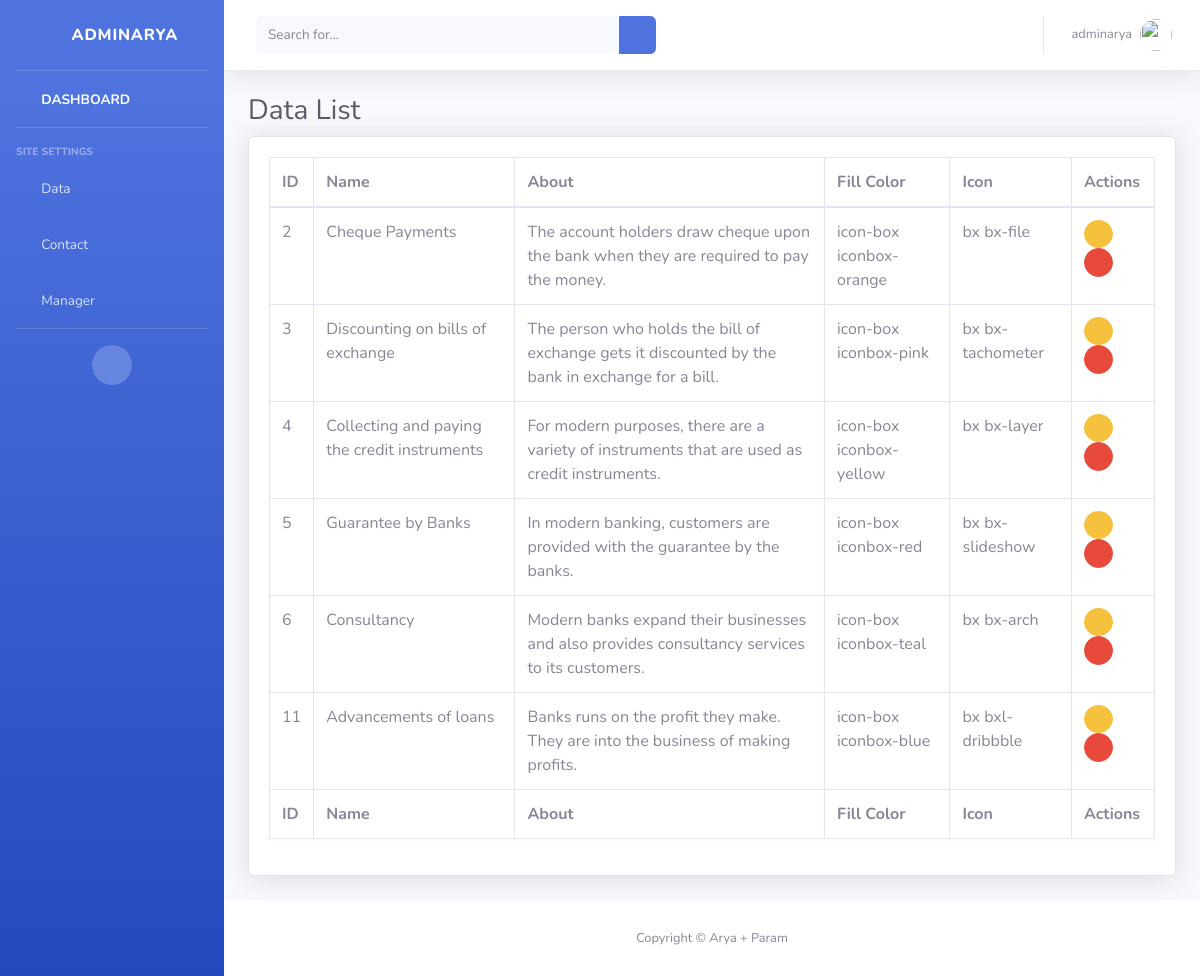
The page /panel/data/list (signed in) on the database its author committed.
### data/models.py (models this page shows, shortened)
class Data(models.Model):
	name = models.CharField(max_length=30)
	about = models.TextField(default='-')
	fill = models.CharField(max_length=30, default='-')
	icon = models.CharField(max_length=50, default='-')

### data/views.py (the view)
# urls.py: url(r'^panel/data/list', views.data_list, name='data_list'),
def data_list(request):
	if not request.user.is_authenticated:
		return redirect('mylogin')
	data = Data.objects.all()
	return render(request, 'back/data_list.html', {'data': data})

### main/templates/back/data_list.html (shortened to what this page needs)
{% extends 'back/master.html' %}
{% load static %}
{% block mainblock %}
			<div class="container-fluid">
				<h1 class="h3 mb-2 text-gray-800">Data List</h1>
				<div class="card shadow mb-4">
					<div class="card-body">
						<div class="table-responsive">
							<table class="table table-bordered" id="dataTable" width="100%" cellspacing="0">
								<thead>
									<tr>
										<th>ID</th>
										<th>Name</th>
										<th>About</th>
										<th>Fill Color</th>
										<th>Icon</th>
										<th>Actions</th>
									</tr>
								</thead>
								<tfoot>
									<tr>
										<th>ID</th>
										<th>Name</th>
										<th>About</th>
										<th>Fill Color</th>
										<th>Icon</th>
										<th>Actions</th>
									</tr>
								</tfoot>
								<tbody>
									{% for i in data %}
									<tr>
										<td>{{i.pk}}</td>
										<td>{{i.name}}</td>
										<td>{{i.about}}</td>
										<td>{{i.fill}}</td>
										<td>{{i.icon}}</td>
										<td><a href="{% url 'data_edit' pk=i.pk %}" data-toggle="tooltip" title="Edit" class="btn btn-warning btn-circle btn-sm">
											<i class="fas fa-exclamation-triangle"></i>
										</a>
										<a href="{% url 'data_delete' pk=i.pk %}" data-toggle="tooltip" title="Delete" class="btn btn-danger btn-circle btn-sm">
											<i class="fas fa-trash"></i>
										</a></td>
									</tr>
									{% endfor %}
								</tbody>
							</table>
						</div>
					</div>
				</div>
			</div>
{% endblock %}

### main/templates/back/master.html (shortened to what this page needs)
{% load static %}
{% if user.is_authenticated %}
    <!DOCTYPE html>
    <html lang="en">
    <head>
        <link href="{% static 'back/vendor/fontawesome-free/css/all.min.css' %}" rel="stylesheet" type="text/css">
        <link href="{% static 'back/css/sb-admin-2.min.css' %}" rel="stylesheet">
    </head>
    <body id="page-top">
        <div id="wrapper">
            <ul class="navbar-nav bg-gradient-primary sidebar sidebar-dark accordion" id="accordionSidebar">
                <a class="sidebar-brand d-flex align-items-center justify-content-center" href="/panel">
                    <div class="sidebar-brand-icon rotate-n-15">
                        <i class="fas fa-laugh-wink"></i>
                    </div>
                    <div class="sidebar-brand-text mx-3">{{request.user}}</div>
                </a>
                <hr class="sidebar-divider my-0">
                <li class="nav-item active">
                    <a class="nav-link" href="/panel">
                        <i class="fas fa-fw fa-tachometer-alt"></i>
                        <span>DASHBOARD</span></a>
                </li>
                <hr class="sidebar-divider">
                <div class="sidebar-heading">
                    Site Settings
                </div>
                <li class="nav-item">
                    <a class="nav-link collapsed" href="#" data-toggle="collapse" data-target="#collapse1"
                        aria-expanded="true" aria-controls="collapseUtilities">
                        <i class="fas fa-fw fa-wrench"></i>
                        <span>Data</span>
                    </a>
                </li>
                <li class="nav-item">
                    <a class="nav-link collapsed" href="#" data-toggle="collapse" data-target="#collapse2"
                        aria-expanded="true" aria-controls="collapseUtilities">
                        <i class="fas fa-fw fa-wrench"></i>
                        <span>Contact</span>
                    </a>
                </li>
                <li class="nav-item">
                    <a class="nav-link collapsed" href="#" data-toggle="collapse" data-target="#collapse3"
                        aria-expanded="true" aria-controls="collapseUtilities">
                        <i class="fas fa-fw fa-wrench"></i>
                        <span>Manager</span>
                    </a>
                </li>
                <hr class="sidebar-divider d-none d-md-block">
                <div class="text-center d-none d-md-inline">
                    <button class="rounded-circle border-0" id="sidebarToggle"></button>
                </div>
            </ul>
            <div id="content-wrapper" class="d-flex flex-column">
                <div id="content">
                    <nav class="navbar navbar-expand navbar-light bg-white topbar mb-4 static-top shadow">
                        <form
                            class="d-none d-sm-inline-block form-inline mr-auto ml-md-3 my-2 my-md-0 mw-100 navbar-search">
                            <div class="input-group">
                                <input type="text" class="form-control bg-light border-0 small" placeholder="Search for..."
                                    aria-label="Search" aria-describedby="basic-addon2">
                                <div class="input-group-append">
                                    <button class="btn btn-primary" type="button">
                                        <i class="fas fa-search fa-sm"></i>
                                    </button>
                                </div>
                            </div>
                        </form>
                        <ul class="navbar-nav ml-auto">
                            <li class="nav-item dropdown no-arrow">
                                <a class="nav-link dropdown-toggle" href="#" id="userDropdown" role="button"
                                    data-toggle="dropdown" aria-haspopup="true" aria-expanded="false">
                                    <span class="mr-2 d-none d-lg-inline text-gray-600 small">{{request.user}}</span>
                                    <img class="img-profile rounded-circle"
                                        src="{% static 'back/img/undraw_profile.svg' %}">
                                </a>
                            </li>
                        </ul>
                    </nav>
                    {% block mainblock %}
                    {% endblock %}
                </div>
                <footer class="sticky-footer bg-white">
                    <div class="container my-auto">
                        <div class="copyright text-center my-auto">
                            <span>Copyright &copy; Arya + Param</span>
                        </div>
                    </div>
                </footer>
            </div>
        </div>
    </body>
    </html>
{% else %}
Please Login
{% endif %}

### rows shown on the page
Data: pk "2", name "Cheque Payments", about "The account holders draw cheque upon the bank when they are required to pay the money.", fill "icon-box iconbox-orange", icon "bx bx-file"
Data: pk "3", name "Discounting on bills of exchange", about "The person who holds the bill of exchange gets it discounted by the bank in exchange for a bill.", fill "icon-box iconbox-pink", icon "bx bx-tachometer"
Data: pk "4", name "Collecting and paying the credit instruments", about "For modern purposes, there are a variety of instruments that are used as credit instruments.", fill "icon-box iconbox-yellow", icon "bx bx-layer"
Data: pk "5", name "Guarantee by Banks", about "In modern banking, customers are provided with the guarantee by the banks.", fill "icon-box iconbox-red", icon "bx bx-slideshow"
Data: pk "6", name "Consultancy", about "Modern banks expand their businesses and also provides consultancy services to its customers.", fill "icon-box iconbox-teal", icon "bx bx-arch"
Data: pk "11", name "Advancements of loans", about "Banks runs on the profit they make. They are into the business of making profits.", fill "icon-box iconbox-blue", icon "bx bxl-dribbble"

### other values the page prints
{{ request.user }} "ADMINARYA"
{{ request.user }} "adminarya"
